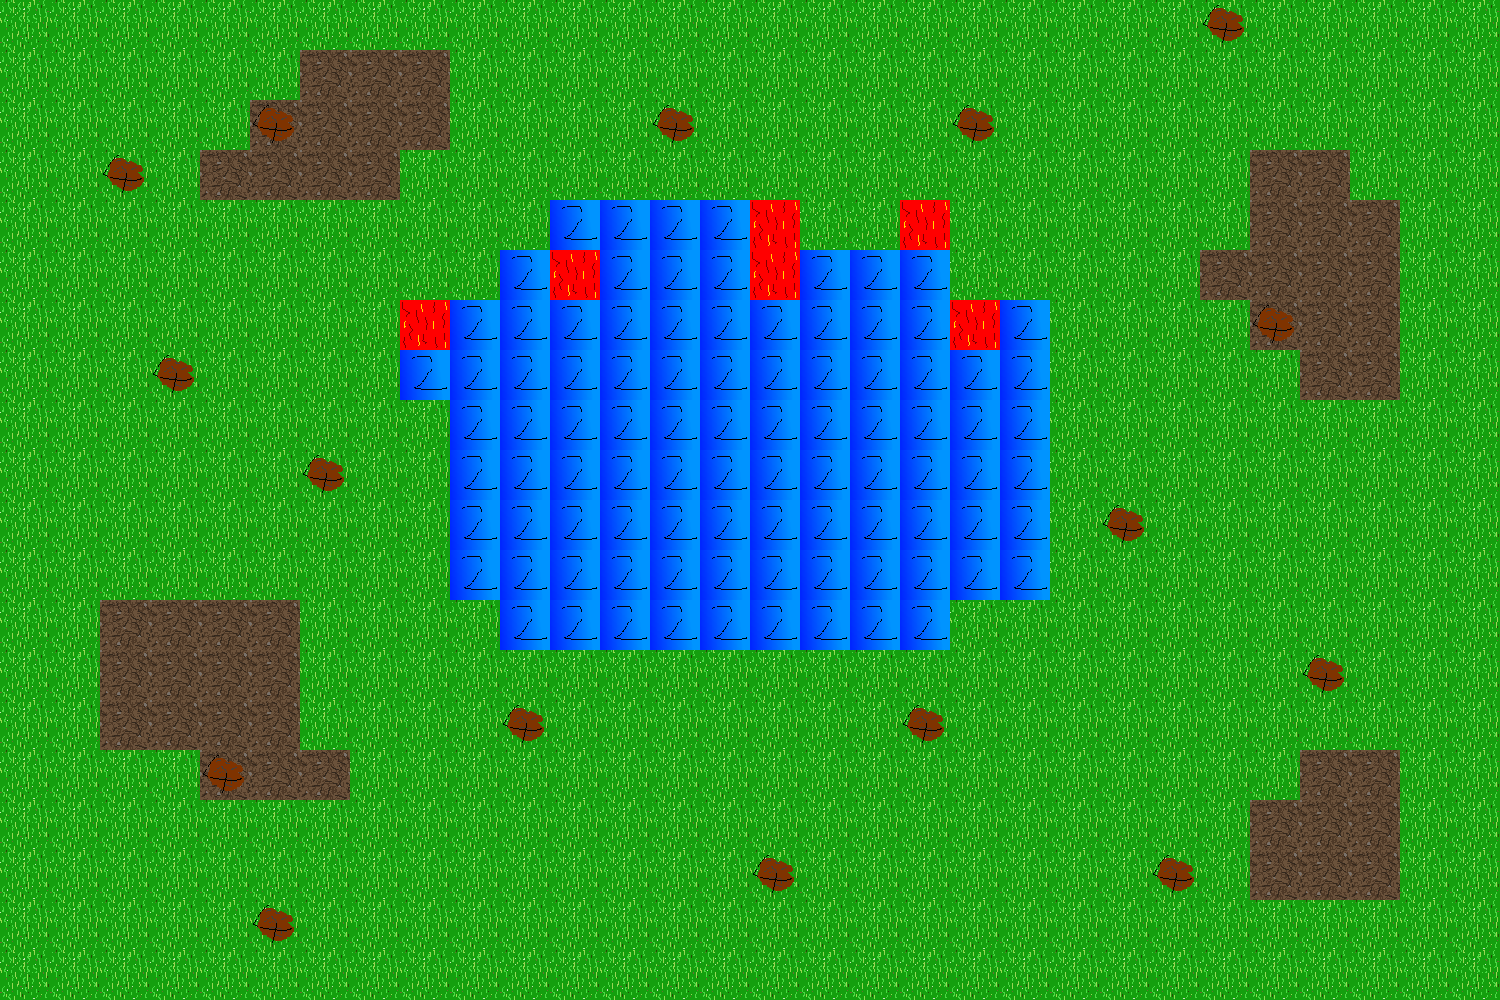

This game map was drawn from its Tiled (.tmx) file and the tilesets committed beside it. A one-line description and the full map source follow:
An orthogonal 30x20 tile map with 50x50 px tiles, 2 tile layers (Layer 1, Layer 2).

<map version="1.10" tiledversion="1.11.2" orientation="orthogonal" renderorder="right-down" width="30" height="20" tilewidth="50" tileheight="50" infinite="0" nextlayerid="3" nextobjectid="1">
 <tileset firstgid="1" source="ExampleTileset.tsx" />
 <layer id="1" name="Layer 1" width="30" height="20">
  <data encoding="csv">
2,2,2,2,2,2,2,2,2,2,2,2,2,2,2,2,2,2,2,2,2,2,2,2,2,2,2,2,2,2,
2,2,2,2,2,2,4,4,4,2,2,2,2,2,2,2,2,2,2,2,2,2,2,2,2,2,2,2,2,2,
2,2,2,2,2,4,4,4,4,2,2,2,2,2,2,2,2,2,2,2,2,2,2,2,2,2,2,2,2,2,
2,2,2,2,4,4,4,4,2,2,2,2,2,2,2,2,2,2,2,2,2,2,2,2,2,4,4,2,2,2,
2,2,2,2,2,2,2,2,2,2,2,5,5,5,5,8,2,2,8,2,2,2,2,2,2,4,4,4,2,2,
2,2,2,2,2,2,2,2,2,2,5,8,5,5,5,8,5,5,5,2,2,2,2,2,4,4,4,4,2,2,
2,2,2,2,2,2,2,2,8,5,5,5,5,5,5,5,5,5,5,8,5,2,2,2,2,4,4,4,2,2,
2,2,2,2,2,2,2,2,5,5,5,5,5,5,5,5,5,5,5,5,5,2,2,2,2,2,4,4,2,2,
2,2,2,2,2,2,2,2,2,5,5,5,5,5,5,5,5,5,5,5,5,2,2,2,2,2,2,2,2,2,
2,2,2,2,2,2,2,2,2,5,5,5,5,5,5,5,5,5,5,5,5,2,2,2,2,2,2,2,2,2,
2,2,2,2,2,2,2,2,2,5,5,5,5,5,5,5,5,5,5,5,5,2,2,2,2,2,2,2,2,2,
2,2,2,2,2,2,2,2,2,5,5,5,5,5,5,5,5,5,5,5,5,2,2,2,2,2,2,2,2,2,
2,2,4,4,4,4,2,2,2,2,5,5,5,5,5,5,5,5,5,2,2,2,2,2,2,2,2,2,2,2,
2,2,4,4,4,4,2,2,2,2,2,2,2,2,2,2,2,2,2,2,2,2,2,2,2,2,2,2,2,2,
2,2,4,4,4,4,2,2,2,2,2,2,2,2,2,2,2,2,2,2,2,2,2,2,2,2,2,2,2,2,
2,2,2,2,4,4,4,2,2,2,2,2,2,2,2,2,2,2,2,2,2,2,2,2,2,2,4,4,2,2,
2,2,2,2,2,2,2,2,2,2,2,2,2,2,2,2,2,2,2,2,2,2,2,2,2,4,4,4,2,2,
2,2,2,2,2,2,2,2,2,2,2,2,2,2,2,2,2,2,2,2,2,2,2,2,2,4,4,4,2,2,
2,2,2,2,2,2,2,2,2,2,2,2,2,2,2,2,2,2,2,2,2,2,2,2,2,2,2,2,2,2,
2,2,2,2,2,2,2,2,2,2,2,2,2,2,2,2,2,2,2,2,2,2,2,2,2,2,2,2,2,2
</data>
 </layer>
 <layer id="2" name="Layer 2" width="30" height="20">
  <data encoding="csv">
0,0,0,0,0,0,0,0,0,0,0,0,0,0,0,0,0,0,0,0,0,0,0,0,7,0,0,0,0,0,
0,0,0,0,0,0,0,0,0,0,0,0,0,0,0,0,0,0,0,0,0,0,0,0,0,0,0,0,0,0,
0,0,0,0,0,7,0,0,0,0,0,0,0,7,0,0,0,0,0,7,0,0,0,0,0,0,0,0,0,0,
0,0,7,0,0,0,0,0,0,0,0,0,0,0,0,0,0,0,0,0,0,0,0,0,0,0,0,0,0,0,
0,0,0,0,0,0,0,0,0,0,0,0,0,0,0,0,0,0,0,0,0,0,0,0,0,0,0,0,0,0,
0,0,0,0,0,0,0,0,1,1,1,1,1,1,1,1,1,0,0,0,0,0,0,0,0,0,0,0,0,0,
0,0,0,0,0,0,0,0,1,0,0,0,0,0,0,1,1,1,1,1,1,0,0,0,0,7,0,0,0,0,
0,0,0,7,0,0,0,0,0,0,0,0,0,0,0,0,0,0,0,0,0,0,0,0,0,0,0,0,0,0,
0,0,0,0,0,0,0,0,0,0,0,0,0,0,0,0,0,0,0,0,0,0,0,0,0,0,0,0,0,0,
0,0,0,0,0,0,7,0,0,0,0,0,0,0,0,0,0,0,0,0,0,0,0,0,0,0,0,0,0,0,
0,0,0,0,0,0,0,0,0,0,0,0,0,0,0,0,0,0,0,0,0,0,7,0,0,0,0,0,0,0,
0,0,0,0,0,0,0,0,0,0,0,0,0,0,0,0,0,0,0,0,0,0,0,0,0,0,0,0,0,0,
0,0,0,0,0,0,0,0,0,0,0,0,0,0,0,0,0,0,0,0,0,0,0,0,0,0,0,0,0,0,
0,0,0,0,0,0,0,0,0,0,0,0,0,0,0,0,0,0,0,0,0,0,0,0,0,0,7,0,0,0,
0,0,0,0,0,0,0,0,0,0,7,0,0,0,0,0,0,0,7,0,0,0,0,0,0,0,0,0,0,0,
0,0,0,0,7,0,0,0,0,0,0,0,0,0,0,0,0,0,0,0,0,0,0,0,0,0,0,0,0,0,
0,0,0,0,0,0,0,0,0,0,0,0,0,0,0,0,0,0,0,0,0,0,0,0,0,0,0,0,0,0,
0,0,0,0,0,0,0,0,0,0,0,0,0,0,0,7,0,0,0,0,0,0,0,7,0,0,0,0,0,0,
0,0,0,0,0,7,0,0,0,0,0,0,0,0,0,0,0,0,0,0,0,0,0,0,0,0,0,0,0,0,
0,0,0,0,0,0,0,0,0,0,0,0,0,0,0,0,0,0,0,0,0,0,0,0,0,0,0,0,0,0
</data>
 </layer>
</map>